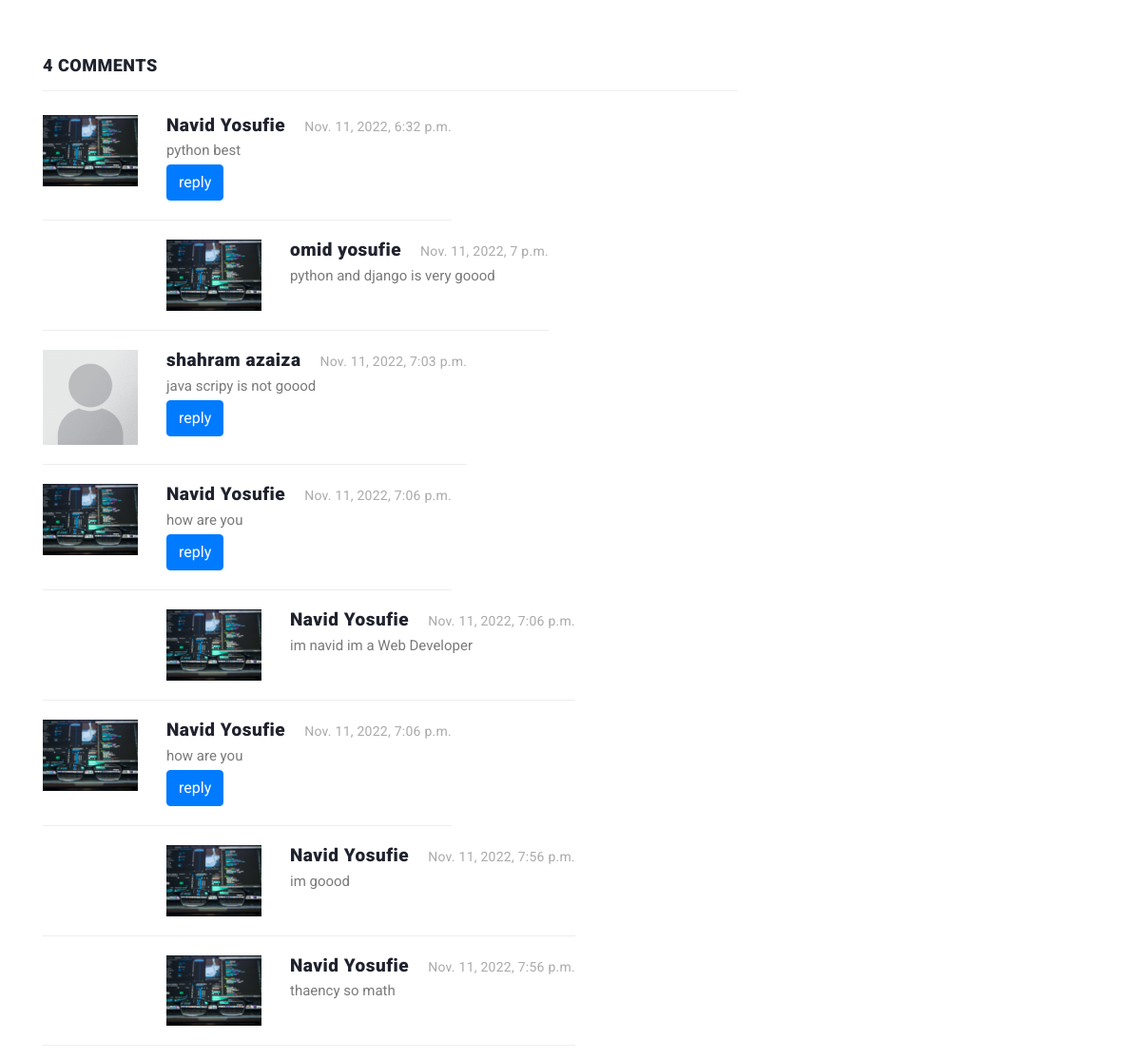
/articles/detail/python (middle part), run on an earlier commit of the app's database.
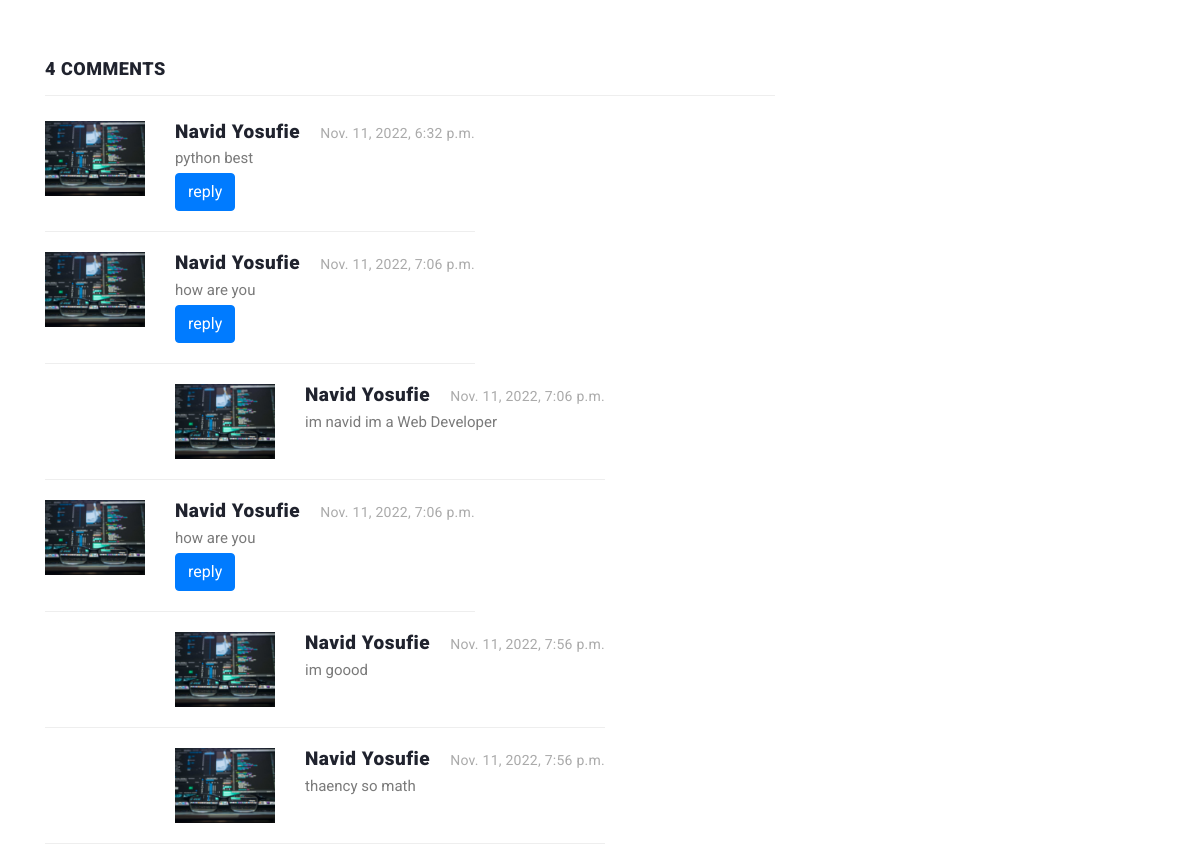
And on a later commit of the database.
### blog/models.py (models this page shows, shortened)
class Comment(models.Model):
    article = models.ForeignKey(Article, on_delete=models.CASCADE, related_name="comments")
    user = models.ForeignKey(User, on_delete=models.CASCADE, related_name="comments")
    parent = models.ForeignKey("self", on_delete=models.CASCADE, related_name='replies', blank=True, null=True)
    body = models.TextField()
    created = models.DateTimeField(auto_now_add=True, blank=True, null=True)

### account/models.py (models this page shows, shortened)
class Profile(models.Model):
    user = models.OneToOneField(User, on_delete=models.CASCADE)
    fathers_name = models.CharField(max_length=30)
    natinal_code = models.CharField(max_length=10)
    image = models.ImageField(upload_to="profile/image", blank=True, null=True)

### blog/views.py (the view)
# urls.py: path("detail/<slug:slug>", views.post_detail, name="article_detail"),
def post_detail(request, slug):
    article = get_object_or_404(Article, slug=slug)
    if request.method == 'POST':
        body = request.POST.get("body")
        parent_id = request.POST.get("parent_id")
        Comment.objects.create(body=body, article=article, user=request.user, parent_id=parent_id)
    return render(request, "blog/article_detail.html", {"article": article})

### blog/models.py (called while the page is built)
    def get_absolut_url(self):
        return reverse("blog:category_detail", kwargs={"slug": self.slug})

    def get_absolute_url(self):
        return reverse("blog:article_detail", kwargs={"slug": self.slug})

### context_processors/context_processors.py (called while the page is built)
def recent_articles(request):
    recent_articles = Article.objects.order_by("-created",)[:2]
    return {"recent_articles": recent_articles}

def cateqouries(request):
    cateqouries = Cateqory.objects.all()
    return {"cateqouries": cateqouries}

### blog/templates/blog/article_detail.html (shortened to what this page needs)
{% extends "base.html" %}
{% load static %}
{% block content %}
    <section class="blog-posts grid-system">
        <div class="container">
            <div class="row">
                <div class="col-lg-8">
                    <div class="all-blog-posts">
                        <div class="row">
                            <div class="col-lg-12">
                            </div>
                            <div class="col-lg-12">
                                <div class="sidebar-item comments">
                                    <div class="sidebar-heading">
                                        <h2>4 comments</h2>
                                    </div>
                                    <div class="content">
                                        <ul>
                                            {% for comment in article.comments.all %}
                                                {% if comment.parent == None %}
                                                    <li>
                                                        <div class="author-thumb">
                                                            {% if comment.user.profile.image %}
                                                                <img src="{{ comment.user.profile.image.url }}" alt="">
                                                            {% else %}
                                                                <img src="{% static "images/profile.png" %}" alt="">
                                                            {% endif %}
                                                        </div>
                                                        <div class="right-content">
                                                            <h4>{{ comment.user.get_full_name }}<span>{{ comment.created }}</span>
                                                            </h4>
                                                            <p>{{ comment.body }}</p>
                                                            <button name="reply" onclick="set_value({{ comment.id }})" class="btn btn-primary">reply</button>
                                                        </div>
                                                    </li>
                                                    {% for reply in comment.replies.all %}
                                                        <li class="replied">
                                                            <div class="author-thumb">
                                                                {% if comment.user.profile.image %}
                                                                    <img src="{{ comment.user.profile.image.url }}"
                                                                         alt="">
                                                                {% else %}
                                                                    <img src="{% static "images/profile.png" %}"
                                                                         alt="">
                                                                {% endif %}
                                                            </div>
                                                            <div class="right-content">
                                                                <h4>{{ reply.user.get_full_name }}<span>{{ reply.created }}</span>
                                                                </h4>
                                                                <p>{{ reply.body }}</p>
                                                            </div>
                                                        </li>
                                                    {% endfor %}
                                                {% endif %}
                                            {% endfor %}
                                        </ul>
                                    </div>
                                </div>
                            </div>
                        </div>
                    </div>
                </div>
                {% include "includes/sidebar.html" %}
            </div>
        </div>
    </section>
{% endblock %}

### templates/base.html (shortened to what this page needs)
{% load static %}
<!DOCTYPE html>
<html lang="en">
  <head>
    {% include "includes/head_refrences.html" %}
  </head>
  <body>
{% block content %}
{% endblock %}
{% include "includes/footer_refrences.html" %}
</html>

### templates/includes/head_refrences.html (shortened to what this page needs)
{% load static %}
<link rel="stylesheet" href="https://cdn.jsdelivr.net/npm/bootstrap@4.6.2/dist/css/bootstrap.min.css">
<link href="{% static "vendor/bootstrap/css/bootstrap.min.css" %}" rel="stylesheet">
<link rel="stylesheet" href="{% static "css/fontawesome.css" %}">
<link rel="stylesheet" href="{% static "css/templatemo-stand-blog.css" %}">
<link rel="stylesheet" href="{% static "css/owl.css" %}">

### templates/includes/heder_refrences.html (shortened to what this page needs)
{% load static %}

### templates/includes/sidebar.html (shortened to what this page needs)
{% load static %}
<div class="col-lg-4">
</div>

### templates/includes/footer.html (shortened to what this page needs)
{% load static %}

### templates/includes/footer_refrences.html (shortened to what this page needs)
{% load static %}
</body>

### static/css/templatemo-stand-blog.css (style rules this page uses)
body { font-family: 'Roboto', sans-serif; overflow-x: hidden; text-rendering: optimizeLegibility; -webkit-font-smoothing: antialiased; -moz-osx-font-smoothing: grayscale; }
p { margin-bottom: 0px; font-size: 15px; font-weight: 400; color: #7a7a7a; line-height: 30px; }
ul { padding: 0; margin: 0; list-style: none; }
h1,h2,h3,h4,h5,h6 { margin: 0px; }
.blog-posts { margin-top: 100px; }
.blog-posts .sidebar-heading h2 { font-size: 18px; text-transform: uppercase; font-weight: 900; letter-spacing: 0.5px; color: #20232e; border-bottom: 1px solid #eee; padding-bottom: 15px; margin-bottom: 25px; }
.blog-posts .comments { margin-top: 30px; }
.blog-posts .comments ul li { display: inline-block; margin-bottom: 20px; padding-bottom: 20px; border-bottom: 1px solid #eee; }
.blog-posts .comments ul li.replied { padding-left: 130px; }
.blog-posts .comments ul li .author-thumb { display: inline; float: left; }
.blog-posts .comments ul li .author-thumb img { max-width: 100px; display: inline; }
.blog-posts .comments ul li .right-content { margin-left: 130px; }
.blog-posts .comments ul li .right-content h4 { color: #20232e; font-size: 19px; font-weight: 900; letter-spacing: 0.5px; }
.blog-posts .comments ul li .right-content h4 span { font-size: 14px; color: #aaa; font-weight: 400; letter-spacing: 0.25px; margin-left: 20px; }

What changed in the data, as far as the page shows it:
removed Comment: user.profile.image (picture), user.get_full_name "omid yosufie", created "Nov. 11, 2022, 7 p.m.", body "python and django is very goood", shown under "Navid Yosufie"
removed Comment: user.get_full_name "shahram azaiza", created "Nov. 11, 2022, 7:03 p.m.", body "java scripy is not goood", shown under "4 COMMENTS"
